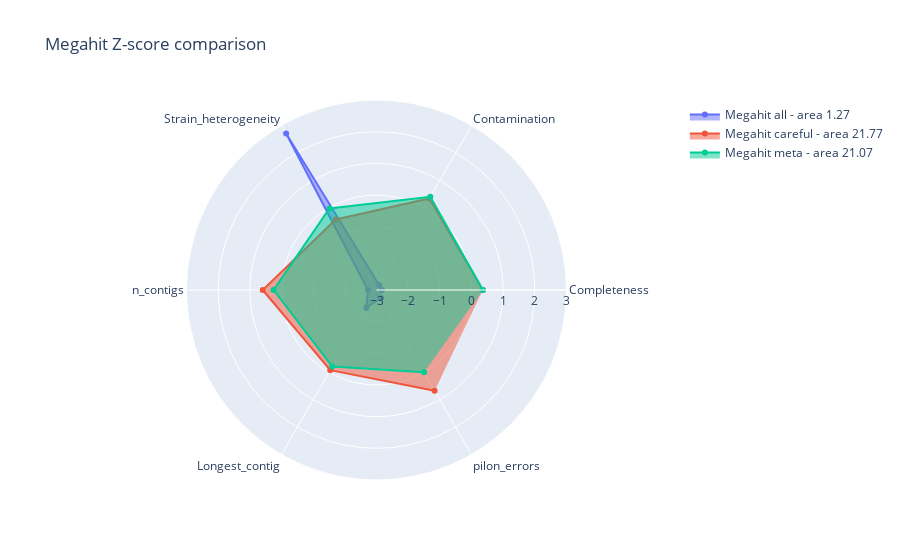

Notebook code for this chart:
### Code cell
fig = go.Figure()

for n,index in enumerate(df_norm_z_megahit.index.to_list()):
    fig.add_trace(
                go.Scatterpolar(
                                r=df_norm_z_megahit[['Completeness', 'Contamination',
       'Strain_heterogeneity', 'n_contigs', 'Longest_contig', 'pilon_errors']].loc[index].values,
                                theta=['Completeness', 'Contamination',
       'Strain_heterogeneity', 'n_contigs', 'Longest_contig', 'pilon_errors'],
                                fill='toself',
                                name="Megahit {} - area {}".format(df_norm_z_megahit['Category'][index], round(area_list[n],2)),
                                showlegend=True,
                                )
                )

fig.update_layout(
    polar=dict(
        radialaxis=dict(
                        visible=True,
                        range=[-3, 3]
                    )
            ),
    title="Megahit Z-score comparison"
)

fig.show()

### Figure 1 — Plotly figure (JSON) as saved in the notebook; plotly's stock layout.template omitted (floating-point values rounded to 4 significant figures)
{"data": [{"fill": "toself", "name": "Megahit all - area 1.27", "r": [-2.828, -2.824, 2.708, -2.73, -2.356, -2.709], "showlegend": true, "theta": ["Completeness", "Contamination", "Strain_heterogeneity", "n_contigs", "Longest_contig", "pilon_errors"], "type": "scatterpolar"}, {"fill": "toself", "name": "Megahit careful - area 21.77", "r": [0.3574, 0.3389, -0.4275, 0.5933, -0.07635, 0.6702], "showlegend": true, "theta": ["Completeness", "Contamination", "Strain_heterogeneity", "n_contigs", "Longest_contig", "pilon_errors"], "type": "scatterpolar"}, {"fill": "toself", "name": "Megahit meta - area 21.07", "r": [0.3619, 0.3987, -0.02837, 0.2502, -0.2061, 0.003584], "showlegend": true, "theta": ["Completeness", "Contamination", "Strain_heterogeneity", "n_contigs", "Longest_contig", "pilon_errors"], "type": "scatterpolar"}], "layout": {"polar": {"radialaxis": {"range": [-3, 3], "visible": true}}, "title": {"text": "Megahit Z-score comparison"}}}
